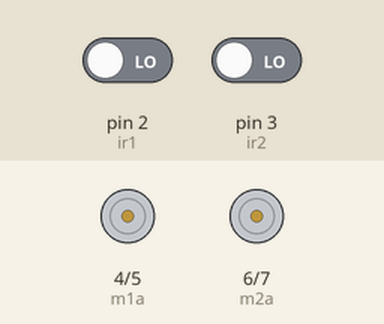
This sketch was run on a simulated Arduino Uno, built with avr-gcc and run on an emulated ATmega328P. Parts: motor-driver pin pairs drawn as motors (green arrow = first pin HIGH = forward, orange = second pin HIGH = backward, longer = more drive). Inputs (shaded band) come from the test bench; at power-on: pin 2 (ir1) LOW, pin 3 (ir2) LOW.

Above: at 1.2 s.
1.3 s: pin 2 (ir1) driven HIGH
At 1.6 s:
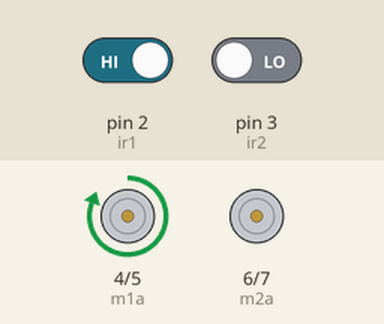
2.8 s: pin 3 (ir2) driven HIGH
At 4.0 s:
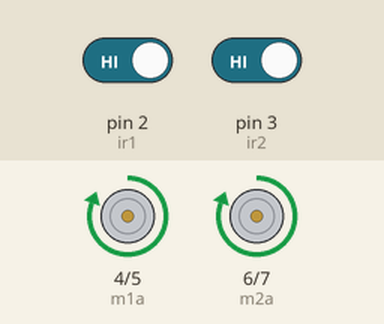
4.3 s: pin 2 (ir1) driven LOW
At 5.1 s:
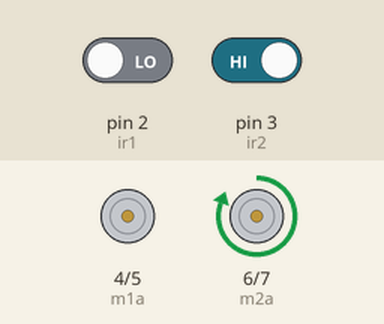
5.8 s: pin 3 (ir2) driven LOW
At 6.3 s:
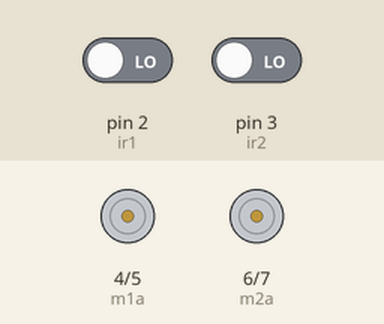
Timing chart, 0 to 8.3 s (numbered marks = the images above; inputs shaded):
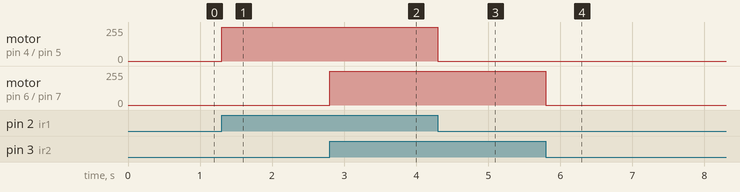

Measured:
- after the input at 1.3 s, motor on pin 4 (m1a) / pin 5 (m1b): stopped → forward 255/255 at once
- after the input at 2.8 s, motor on pin 6 (m2a) / pin 7 (m2b): stopped → forward 255/255 at once
- after the input at 4.3 s, motor on pin 4 (m1a) / pin 5 (m1b): forward 255/255 → stopped at once
- after the input at 5.8 s, motor on pin 6 (m2a) / pin 7 (m2b): forward 255/255 → stopped at once

The sketch:

line_follower.ino
```cpp
#define ir1 2      // left sensor
#define ir2 3      // right sensor

#define m1a 4       // left motor
#define m1b 5       // left motor
#define m2a 6       // right motor
#define m2b 7       // right motor

void setup()
{
pinMode(ir1, INPUT);
pinMode(ir2, INPUT);
pinMode(m1a, OUTPUT);
pinMode(m1b, OUTPUT);
pinMode(m2a, OUTPUT);
pinMode(m2b, OUTPUT);
}

void loop()
{
if(digitalRead(ir1) && digitalRead(ir2))     // Move Forward
{
digitalWrite(m1a, HIGH);
digitalWrite(m1b, LOW);
digitalWrite(m2a, HIGH);
digitalWrite(m2b, LOW);
}

if(!(digitalRead(ir1)) && digitalRead(ir2))     // Turn right
{
digitalWrite(m1a, LOW);
digitalWrite(m1b, LOW);
digitalWrite(m2a, HIGH);
digitalWrite(m2b, LOW);
}

if(digitalRead(ir1) && !(digitalRead(ir2)))     // turn left
{
digitalWrite(m1a, HIGH);
digitalWrite(m1b, LOW);
digitalWrite(m2a, LOW);
digitalWrite(m2b, LOW);
}

if(!(digitalRead(ir1)) && !(digitalRead(ir2)))     // stop
{
digitalWrite(m1a, LOW);
digitalWrite(m1b, LOW);
digitalWrite(m2a, LOW);
digitalWrite(m2b, LOW);
}
}
```
